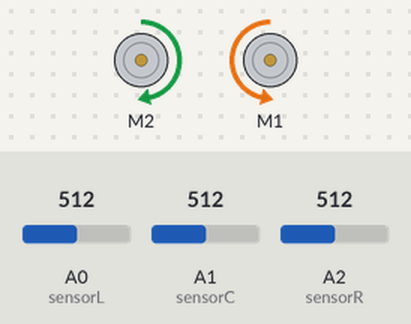
Simulated run of this sketch. Board: Arduino Uno, built with avr-gcc and run on an emulated ATmega328P. Parts: 2 × DC motor (green arrow = forward, orange = backward, longer = faster). The test bench sets the inputs (shaded band); at power-on: A2 (sensorR) = 512, A0 (sensorL) = 512, A1 (sensorC) = 512.

Above: at 1.2 s.
1.3 s: A2 (sensorR) set to 482
At 2.5 s:
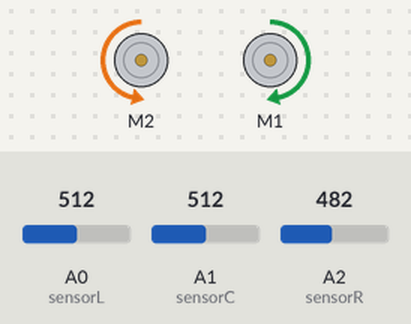
2.8 s: A0 (sensorL) set to 494
At 3.8 s:
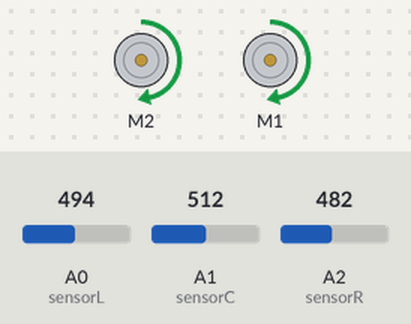
4.3 s: A0 (sensorL) set to 511
At 4.9 s:
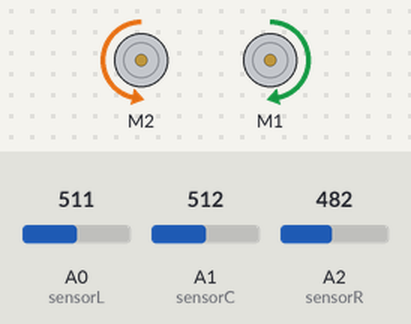
5.8 s: A0 (sensorL) set to 306
At 7.2 s:
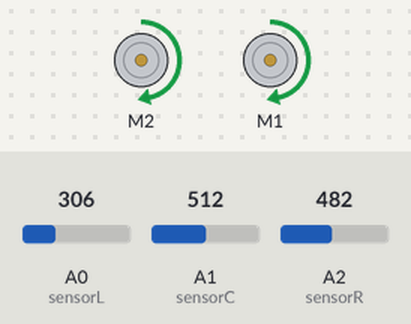
Timing chart, 0 to 8.3 s (numbered marks = the images above; inputs shaded):
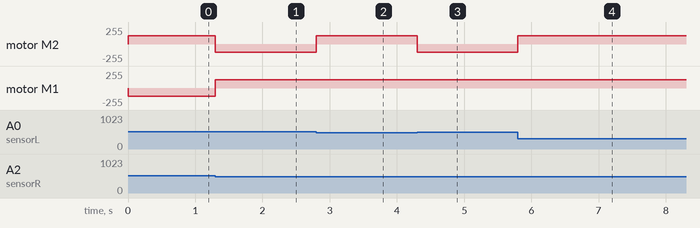

Measured:
- the behaviour switches between 501 and 500 on A2 (sensorR) (found by bisection; images 0 and 1)
- the behaviour switches between 501 and 500 on A0 (sensorL) (found by bisection; images 1 and 2)
- after the input at 1.3 s, motor M2: forward 125/255 → backward 125/255 at once; motor M1: backward 125/255 → forward 125/255 at once
- after the input at 2.8 s, motor M2: backward 125/255 → forward 125/255 at once
- after the input at 4.3 s, motor M2: forward 125/255 → backward 125/255 at once
- after the input at 5.8 s, motor M2: backward 125/255 → forward 125/255 at once

The sketch:

Line_Following.ino
```cpp
//Include Libraries needed
#include <Wire.h>
#include <Adafruit_MotorShield.h>
#include "utility/Adafruit_PWMServoDriver.h"

//Making Directions Shorter for Later
int F = FORWARD;
int B = BACKWARD;
int S = RELEASE;

//Setup for MotorShield including naming motors ML and MR
Adafruit_MotorShield AFMS = Adafruit_MotorShield();
Adafruit_DCMotor *ML = AFMS.getMotor(2);
Adafruit_DCMotor *MR = AFMS.getMotor(1);

//Naming Sensor Inputs for Later
int sensorL = A0;
int sensorC = A1;
int sensorR = A2;

//Black Threshold for line following sensor reads
int BT = 500;

void setup() {
  // put your setup code here, to run once:

  //Connect to the Motor Controller
  AFMS.begin();

 //Set Motor Speeds to 100 (Value between 0 and 255)
  ML->setSpeed(125);
  MR->setSpeed(125);

}

void loop() {
  // put your main code here, to run repeatedly:

  //Reading Data from Line Following Sensors
  int sensorValueL = analogRead(sensorL);
  int sensorValueC = analogRead(sensorC);
  int sensorValueR = analogRead(sensorR);

    //Turn right if right sensor is over the line
  if (sensorValueR > BT){
    goRight();
  }
  else {
    //Turn left if left sensor is over the line
    if (sensorValueL > BT){
      goLeft();
    }

    //If neither the left or right sensors are over the line then go straight ahead
    else {
      goStraight();
    }
  }
}

//Function to tell the robot to move straight ahead
void goStraight(){
  ML->run(F);
  MR->run(F);
}

//Function to tell the robot to turn left
void goLeft() {
  ML->run(B);
  MR->run(F);
}

//Function to tell the robot to turn right
void goRight() {
  ML->run(F);
  MR->run(B);
}
```
